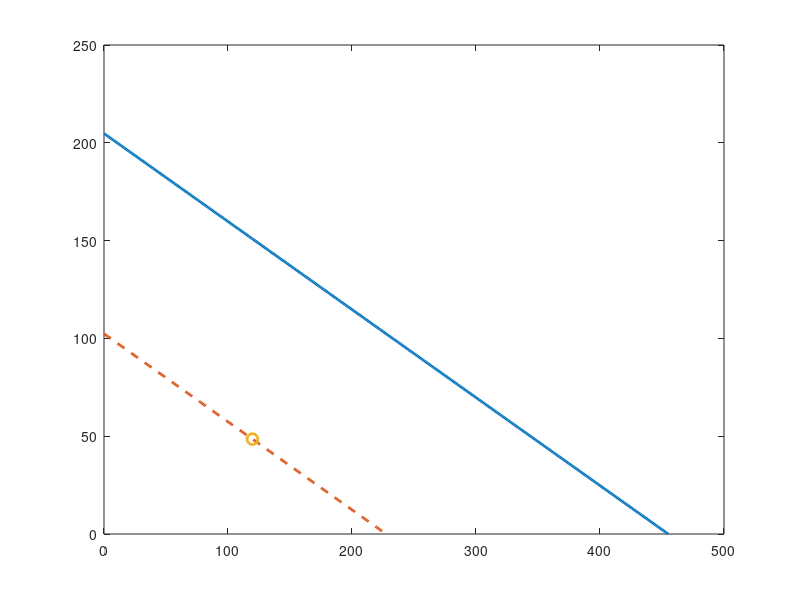

Reproduce this figure in MATLAB. (Note: this script raises an error after producing the figure.)
%% HW6_Fatigue_Plots.m
% ME 3221 / HW 6
% Plots for Problems 3, 4, and 5
% Units are kept consistent within each problem.
% P3, P5 in MPa; P4 in ksi.

clear; clc; close all;

%% =========================================================
%  PROBLEM 3
%  Bicycle spoke: plot stress state and material limits
% ==========================================================
% Given:
d3_mm       = 1.83;      % mm
F_mean3_N   = 225;       % N
sigma_m3    = 85.5;      % MPa (actual axial mean stress)
Su3         = 455;       % MPa
Sy3         = 290;       % MPa (not needed for this fatigue plot)
Cs3         = 0.9;       % ground finish
n3          = 2;         % desired safety factor
KA_axial    = 1.4;       % equivalent stress conversion factor for axial

% Endurance limit
Se_prime3   = 0.5 * Su3;         % MPa
Se3         = Cs3 * Se_prime3;   % MPa

% Equivalent mean stress
sigma_em3   = KA_axial * sigma_m3;   % MPa

% Solve Goodman for equivalent alternating stress at n = 2:
% 1/n = sigma_ea/Se + sigma_em/Su
sigma_ea3   = Se3 * (1/n3 - sigma_em3/Su3);  % MPa

% Convert back to actual axial alternating stress and force amplitude
sigma_a3    = sigma_ea3 / KA_axial;          % MPa
A3_mm2      = pi * d3_mm^2 / 4;              % mm^2
F_alt3_N    = sigma_a3 * A3_mm2;             % N since MPa = N/mm^2

% Goodman lines
sigm3 = linspace(0, Su3, 500);
siga3_goodman = Se3 * (1 - sigm3/Su3);               % n = 1 material limit
siga3_n2 = Se3 * (1/n3 - sigm3/Su3);                 % design line for n = 2
siga3_n2(siga3_n2 < 0) = NaN;

% Figure
figure('Name','Problem 3 - Goodman Diagram','Color','w');
plot(sigm3, siga3_goodman, 'LineWidth', 2); hold on;
plot(sigm3, siga3_n2, '--', 'LineWidth', 2);
plot(sigma_em3, sigma_ea3, 'o', 'MarkerSize', 8, 'LineWidth', 2);

xline(sigma_em3, ':', 'LineWidth', 1.2);
yline(sigma_ea3, ':', 'LineWidth', 1.2);
xline(Su3, '--', 'LineWidth', 1.2);
yline(Se3, '--', 'LineWidth', 1.2);

grid on;
xlabel('\sigma_{em}  (MPa)');
ylabel('\sigma_{ea}  (MPa)');
title('Problem 3: Modified Goodman Diagram for Bicycle Spoke');
legend('Material limit (n = 1)', 'Design line (n = 2)', ...
       'Operating point', 'Location', 'northeast');

text(sigma_em3 + 5, sigma_ea3 + 5, ...
    sprintf('(\\sigma_{em}, \\sigma_{ea}) = (%.2f, %.2f) MPa', sigma_em3, sigma_ea3));
text(10, Se3 + 5, sprintf('S_e = %.2f MPa', Se3));
text(Su3 - 70, 15, sprintf('S_u = %.0f MPa', Su3));

axis([0, Su3*1.05, 0, max(Se3, sigma_ea3)*1.35]);

fprintf('\n================ PROBLEM 3 ================\n');
fprintf('Equivalent mean stress, sigma_em  = %.3f MPa\n', sigma_em3);
fprintf('Equivalent alternating stress, sigma_ea = %.3f MPa\n', sigma_ea3);
fprintf('Actual axial alternating stress, sigma_a = %.3f MPa\n', sigma_a3);
fprintf('Alternating force amplitude, F_alt = %.3f N\n', F_alt3_N);

%% =========================================================
%  PROBLEM 4
%  Cantilever beam: infinite-life fatigue diagram
% ==========================================================
% Given:
delta1      = 0.075;     % in
delta2      = 0.225;     % in
F1          = 8.65;      % lbf causing delta1
L4          = 4.0;       % in
b4          = 0.75;      % in
h4          = 0.1094;    % in
Kt4         = 1.7;       % static stress concentration factor
q4          = 0.96;      % approximate chart reading for 490 BHN, r = 1/8 in
BHN4        = 490;       % Brinell hardness
Su4         = 0.5 * BHN4; % ksi, common estimate for steels
Se4         = 53;        % ksi, from chart-based approximation used in solution

% Force scaling with deflection
F2          = F1 * (delta2/delta1);      % lbf

% Mean and alternating forces
F_mean4     = (F1 + F2)/2;               % lbf
F_alt4      = (F2 - F1)/2;               % lbf

% Moments at the notch
M_mean4     = F_mean4 * L4;              % lbf-in
M_alt4      = F_alt4 * L4;               % lbf-in

% Nominal bending stress for rectangle: sigma = 6M/(b h^2)
sigma_m_nom4 = 6*M_mean4/(b4*h4^2)/1000; % ksi
sigma_a_nom4 = 6*M_alt4/(b4*h4^2)/1000;  % ksi

% Fatigue stress concentration
Kf4         = 1 + q4*(Kt4 - 1);

% Local/equivalent stresses
% Instructor clarified bottom surface in notch; actual mean is compressive there.
% Equivalent mean stress is taken as positive magnitude.
sigma_em4   = abs(Kf4 * sigma_m_nom4);   % ksi
sigma_ea4   = Kf4 * sigma_a_nom4;        % ksi

% Safety factor using modified Goodman
n4 = 1 / (sigma_ea4/Se4 + sigma_em4/Su4);

% Goodman line
sigm4 = linspace(0, Su4, 500);
siga4 = Se4 * (1 - sigm4/Su4);

% Operating ray (constant ratio sigma_a / sigma_m)
ratio4 = sigma_ea4 / sigma_em4;
sigm4_ray = linspace(0, sigma_em4*1.25, 100);
siga4_ray = ratio4 * sigm4_ray;

figure('Name','Problem 4 - Infinite Life Diagram','Color','w');
plot(sigm4, siga4, 'LineWidth', 2); hold on;
plot(sigm4_ray, siga4_ray, '--', 'LineWidth', 1.8);
plot(sigma_em4, sigma_ea4, 'o', 'MarkerSize', 8, 'LineWidth', 2);

xline(sigma_em4, ':', 'LineWidth', 1.2);
yline(sigma_ea4, ':', 'LineWidth', 1.2);
xline(Su4, '--', 'LineWidth', 1.2);
yline(Se4, '--', 'LineWidth', 1.2);

grid on;
xlabel('\sigma_{em}  (ksi)');
ylabel('\sigma_{ea}  (ksi)');
title('Problem 4: Infinite-Life Modified Goodman Diagram');
legend('Infinite-life Goodman line', 'Operating line (\sigma_a/\sigma_m constant)', ...
       'Operating point', 'Location', 'northeast');

text(sigma_em4 + 3, sigma_ea4 + 2, ...
    sprintf('(\\sigma_{em}, \\sigma_{ea}) = (%.2f, %.2f) ksi', sigma_em4, sigma_ea4));
text(5, Se4 + 2, sprintf('S_e \\approx %.1f ksi', Se4));
text(Su4 - 45, 5, sprintf('S_u \\approx %.1f ksi', Su4));
text(10, 10, sprintf('n = %.3f', n4), 'FontWeight', 'bold');

axis([0, Su4*1.05, 0, Se4*1.25]);

fprintf('\n================ PROBLEM 4 ================\n');
fprintf('Force for 0.225 in deflection, F2 = %.3f lbf\n', F2);
fprintf('Kf = %.4f\n', Kf4);
fprintf('Equivalent mean stress, sigma_em = %.3f ksi\n', sigma_em4);
fprintf('Equivalent alternating stress, sigma_ea = %.3f ksi\n', sigma_ea4);
fprintf('Safety factor, n = %.4f\n', n4);

%% =========================================================
%  PROBLEM 5(a)
%  Modified Goodman plot with constant-life lines
% ==========================================================
% Given:
Su5         = 480;     % MPa
Sy5         = 410;     % MPa (not used in Goodman here)
S_5e8       = 120;     % MPa, all factors included

% Load points: [sigma_em, sigma_ea]
pts5 = [ 75   135;
         50   110;
        150   200 ];

sigma_em5 = pts5(:,1);
sigma_ea5 = pts5(:,2);

% Constant-life line intercepts on sigma_ea axis (sigma_em = 0)
% sigma_ea = Sf * (1 - sigma_em/Su)
% => Sf = sigma_ea / (1 - sigma_em/Su)
Sf5 = sigma_ea5 ./ (1 - sigma_em5/Su5);

sigm5 = linspace(0, Su5, 600);

% Material line corresponding to 5e8 cycles
siga5_material = S_5e8 * (1 - sigm5/Su5);

figure('Name','Problem 5a - Modified Goodman + Constant-Life Lines','Color','w');
plot(sigm5, siga5_material, 'LineWidth', 2); hold on;

for i = 1:length(Sf5)
    siga_i = Sf5(i) * (1 - sigm5/Su5);
    siga_i(siga_i < 0) = NaN;
    plot(sigm5, siga_i, '--', 'LineWidth', 1.8);
    plot(sigma_em5(i), sigma_ea5(i), 'o', 'MarkerSize', 8, 'LineWidth', 2);
    plot(0, Sf5(i), 's', 'MarkerSize', 7, 'LineWidth', 1.5);
    text(5, Sf5(i)+4, sprintf('S_{f,%d} = %.2f MPa', i, Sf5(i)));
end

xline(Su5, '--', 'LineWidth', 1.2);

grid on;
xlabel('\sigma_{em}  (MPa)');
ylabel('\sigma_{ea}  (MPa)');
title('Problem 5(a): Modified Goodman Plot with Constant-Life Lines');
legend('5\times10^8-cycle line', ...
       'Constant-life line 1', 'Load point 1', 'Intercept 1', ...
       'Constant-life line 2', 'Load point 2', 'Intercept 2', ...
       'Constant-life line 3', 'Load point 3', 'Intercept 3', ...
       'Location', 'northeastoutside');

axis([0, Su5*1.05, 0, max(Sf5)*1.20]);

fprintf('\n================ PROBLEM 5(a) ================\n');
for i = 1:length(Sf5)
    fprintf('Load point %d: sigma_em = %.1f MPa, sigma_ea = %.1f MPa, intercept Sf = %.4f MPa\n', ...
        i, sigma_em5(i), sigma_ea5(i), Sf5(i));
end

%% =========================================================
%  PROBLEM 5(b,c)
%  log S - log N plot and cycles to failure
% ==========================================================
% Aluminum S-N curve assumed between:
% (N1, S1) = (1e3, 0.9*Su)
% (N2, S2) = (5e8, S_5e8)

N1 = 1e3;
S1 = 0.9 * Su5;
N2 = 5e8;
S2 = S_5e8;

% Fit S = a*N^b
bSN = (log10(S2) - log10(S1)) / (log10(N2) - log10(N1));
aSN = S1 / (N1^bSN);

% Cycles to failure for each intercept stress level
Nf5 = (Sf5 / aSN).^(1/bSN);

% Lifetime from Miner's rule over one 15-second block
n_cycles_block = [4; 5; 6];
D_block = sum(n_cycles_block ./ Nf5);
blocks_to_failure = 1 / D_block;
life_seconds = blocks_to_failure * 15;
life_hours = life_seconds / 3600;

% S-N curve
Ncurve = logspace(3, log10(5e8), 600);
Scurve = aSN * Ncurve.^bSN;

figure('Name','Problem 5b - log S-log N Plot','Color','w');
loglog(Ncurve, Scurve, 'LineWidth', 2); hold on;

for i = 1:length(Sf5)
    loglog(Nf5(i), Sf5(i), 'o', 'MarkerSize', 8, 'LineWidth', 2);
    loglog([N1, Nf5(i)], [Sf5(i), Sf5(i)], '--', 'LineWidth', 1.2);
    loglog([Nf5(i), Nf5(i)], [S2, Sf5(i)], ':', 'LineWidth', 1.2);
    text(Nf5(i)*1.05, Sf5(i)*1.02, ...
        sprintf('(%0.3g cycles, %.2f MPa)', Nf5(i), Sf5(i)));
end

grid on;
xlabel('Cycles to failure, N');
ylabel('Fully reversed equivalent stress level, S_f  (MPa)');
title('Problem 5(b): log S - log N Plot');
legend('Aluminum S-N curve', 'Point 1', '', '', 'Point 2', '', '', 'Point 3', '', '', ...
       'Location', 'southwest');

fprintf('\n================ PROBLEM 5(b,c) ================\n');
fprintf('S-N fit: S = a*N^b\n');
fprintf('a = %.6f\n', aSN);
fprintf('b = %.9f\n', bSN);

for i = 1:length(Sf5)
    fprintf('Point %d: Sf = %.4f MPa --> Nf = %.6e cycles\n', i, Sf5(i), Nf5(i));
end

fprintf('Damage per 15-second block = %.8e\n', D_block);
fprintf('Blocks to failure = %.6f\n', blocks_to_failure);
fprintf('Estimated life = %.6f hours\n', life_hours);

%% =========================================================
%  Optional summary table in Command Window
% ==========================================================
fprintf('\n================ SUMMARY ================\n');
fprintf('P3: sigma_em = %.2f MPa, sigma_ea = %.2f MPa, F_alt = %.2f N\n', ...
    sigma_em3, sigma_ea3, F_alt3_N);
fprintf('P4: sigma_em = %.2f ksi, sigma_ea = %.2f ksi, n = %.3f\n', ...
    sigma_em4, sigma_ea4, n4);
fprintf('P5: Intercepts Sf = [%.2f, %.2f, %.2f] MPa\n', Sf5(1), Sf5(2), Sf5(3));
fprintf('P5: Nf = [%.3e, %.3e, %.3e] cycles\n', Nf5(1), Nf5(2), Nf5(3));
fprintf('P5: Life = %.2f hours\n', life_hours);
